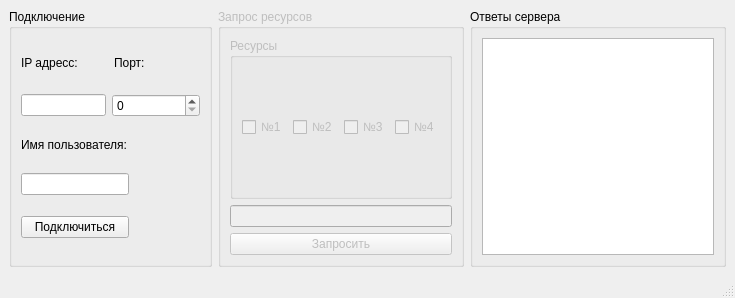
<?xml version="1.0" encoding="UTF-8"?>
<ui version="4.0">
 <class>MainWindow</class>
 <widget class="QMainWindow" name="MainWindow">
  <property name="geometry">
   <rect>
    <x>0</x>
    <y>0</y>
    <width>735</width>
    <height>298</height>
   </rect>
  </property>
  <property name="sizePolicy">
   <sizepolicy hsizetype="Fixed" vsizetype="Fixed">
    <horstretch>0</horstretch>
    <verstretch>0</verstretch>
   </sizepolicy>
  </property>
  <property name="minimumSize">
   <size>
    <width>735</width>
    <height>0</height>
   </size>
  </property>
  <property name="maximumSize">
   <size>
    <width>735</width>
    <height>298</height>
   </size>
  </property>
  <property name="windowTitle">
   <string>MainWindow</string>
  </property>
  <widget class="QWidget" name="centralwidget">
   <layout class="QHBoxLayout" name="horizontalLayout">
    <item>
     <layout class="QVBoxLayout" name="verticalLayout">
      <item>
       <widget class="QGroupBox" name="groupBox">
        <property name="sizePolicy">
         <sizepolicy hsizetype="Minimum" vsizetype="Preferred">
          <horstretch>0</horstretch>
          <verstretch>0</verstretch>
         </sizepolicy>
        </property>
        <property name="minimumSize">
         <size>
          <width>203</width>
          <height>0</height>
         </size>
        </property>
        <property name="title">
         <string>Подключение</string>
        </property>
        <layout class="QVBoxLayout" name="verticalLayout_4">
         <item>
          <layout class="QHBoxLayout" name="horizontalLayout_3">
           <item>
            <widget class="QLabel" name="label_3">
             <property name="maximumSize">
              <size>
               <width>16777215</width>
               <height>16</height>
              </size>
             </property>
             <property name="text">
              <string>IP адресс:</string>
             </property>
            </widget>
           </item>
           <item>
            <widget class="QLabel" name="label_2">
             <property name="maximumSize">
              <size>
               <width>16777215</width>
               <height>20</height>
              </size>
             </property>
             <property name="text">
              <string>Порт:</string>
             </property>
            </widget>
           </item>
          </layout>
         </item>
         <item>
          <layout class="QHBoxLayout" name="horizontalLayout_2">
           <item>
            <widget class="QLineEdit" name="ipEdit">
             <property name="sizePolicy">
              <sizepolicy hsizetype="Maximum" vsizetype="Fixed">
               <horstretch>0</horstretch>
               <verstretch>0</verstretch>
              </sizepolicy>
             </property>
             <property name="maximumSize">
              <size>
               <width>85</width>
               <height>16777215</height>
              </size>
             </property>
            </widget>
           </item>
           <item>
            <widget class="QSpinBox" name="portEdit"/>
           </item>
          </layout>
         </item>
         <item>
          <widget class="QLabel" name="label">
           <property name="sizePolicy">
            <sizepolicy hsizetype="Preferred" vsizetype="Maximum">
             <horstretch>0</horstretch>
             <verstretch>0</verstretch>
            </sizepolicy>
           </property>
           <property name="text">
            <string>Имя пользователя:</string>
           </property>
          </widget>
         </item>
         <item>
          <widget class="QLineEdit" name="usernameEdit">
           <property name="sizePolicy">
            <sizepolicy hsizetype="Maximum" vsizetype="Fixed">
             <horstretch>0</horstretch>
             <verstretch>0</verstretch>
            </sizepolicy>
           </property>
           <property name="maximumSize">
            <size>
             <width>108</width>
             <height>16777215</height>
            </size>
           </property>
          </widget>
         </item>
         <item>
          <widget class="QPushButton" name="connectButton">
           <property name="sizePolicy">
            <sizepolicy hsizetype="Maximum" vsizetype="Fixed">
             <horstretch>0</horstretch>
             <verstretch>0</verstretch>
            </sizepolicy>
           </property>
           <property name="maximumSize">
            <size>
             <width>108</width>
             <height>16777215</height>
            </size>
           </property>
           <property name="text">
            <string>Подключиться</string>
           </property>
          </widget>
         </item>
        </layout>
       </widget>
      </item>
     </layout>
    </item>
    <item>
     <layout class="QVBoxLayout" name="verticalLayout_2">
      <item>
       <widget class="QGroupBox" name="requestGroup">
        <property name="enabled">
         <bool>false</bool>
        </property>
        <property name="title">
         <string>Запрос ресурсов</string>
        </property>
        <layout class="QVBoxLayout" name="verticalLayout_5">
         <item>
          <layout class="QVBoxLayout" name="verticalLayout_7">
           <item>
            <widget class="QGroupBox" name="resourcesGroup">
             <property name="title">
              <string>Ресурсы</string>
             </property>
             <layout class="QHBoxLayout" name="horizontalLayout_5">
              <item>
               <widget class="QCheckBox" name="resource1">
                <property name="text">
                 <string>№1</string>
                </property>
               </widget>
              </item>
              <item>
               <widget class="QCheckBox" name="resource2">
                <property name="text">
                 <string>№2</string>
                </property>
               </widget>
              </item>
              <item>
               <widget class="QCheckBox" name="resource3">
                <property name="text">
                 <string>№3</string>
                </property>
               </widget>
              </item>
              <item>
               <widget class="QCheckBox" name="resource4">
                <property name="text">
                 <string>№4</string>
                </property>
               </widget>
              </item>
             </layout>
            </widget>
           </item>
           <item>
            <widget class="QLineEdit" name="lineEdit"/>
           </item>
          </layout>
         </item>
         <item>
          <widget class="QPushButton" name="requestResources">
           <property name="text">
            <string>Запросить</string>
           </property>
          </widget>
         </item>
        </layout>
       </widget>
      </item>
     </layout>
    </item>
    <item>
     <layout class="QVBoxLayout" name="verticalLayout_3">
      <item>
       <widget class="QGroupBox" name="groupBox_3">
        <property name="title">
         <string>Ответы сервера</string>
        </property>
        <layout class="QVBoxLayout" name="verticalLayout_6">
         <item>
          <widget class="QTextEdit" name="responsesBox"/>
         </item>
        </layout>
       </widget>
      </item>
     </layout>
    </item>
   </layout>
  </widget>
  <widget class="QMenuBar" name="menubar">
   <property name="geometry">
    <rect>
     <x>0</x>
     <y>0</y>
     <width>735</width>
     <height>21</height>
    </rect>
   </property>
  </widget>
  <widget class="QStatusBar" name="statusbar"/>
 </widget>
 <resources/>
 <connections/>
</ui>
